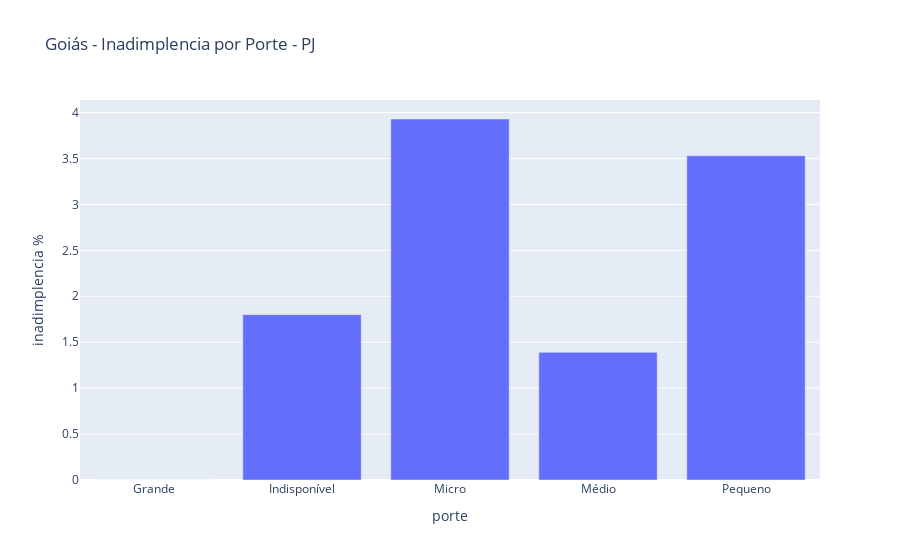

The cell this chart's notebook holds for it:
### Markdown cell above
### Explorando alguns visuais

### Code cell
cols=['porte', 'carteira_ativa', 'carteira_inadimplida_arrastada']
df1 = df_go.query('cliente=="PJ"').loc[:, cols].groupby('porte').sum().reset_index()
df1['inadimplencia %']= round(df1['carteira_inadimplida_arrastada']*100/df1['carteira_ativa'],2)
fig = px.bar(df1, x='porte', y='inadimplencia %', title=" Goiás - Inadimplencia por Porte - PJ")
fig

### Figure 1 — Plotly figure (JSON) as saved in the notebook; plotly's stock layout.template omitted (floating-point values rounded to 4 significant figures)
{"data": [{"alignmentgroup": "True", "hovertemplate": "porte=%{x}<br>inadimplencia %=%{y}<extra></extra>", "legendgroup": "", "marker": {"color": "#636efa", "pattern": {"shape": ""}}, "name": "", "offsetgroup": "", "orientation": "v", "showlegend": false, "textposition": "auto", "type": "bar", "x": ["Grande", "Indisponível", "Micro", "Médio", "Pequeno"], "xaxis": "x", "y": [0, 1.8, 3.93, 1.39, 3.53], "yaxis": "y"}], "layout": {"barmode": "relative", "legend": {"tracegroupgap": 0}, "title": {"text": " Goiás - Inadimplencia por Porte - PJ"}, "xaxis": {"anchor": "y", "domain": [0, 1], "title": {"text": "porte"}}, "yaxis": {"anchor": "x", "domain": [0, 1], "title": {"text": "inadimplencia %"}}}}
